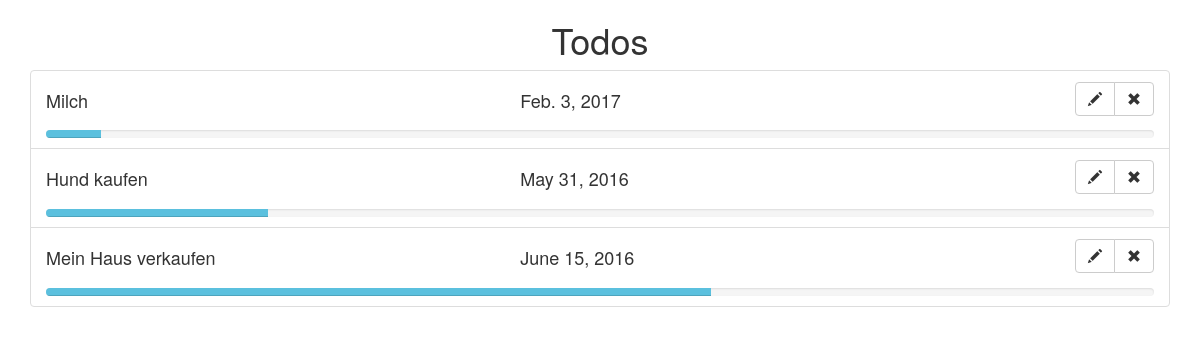
Before: /todos/index with the older database file.
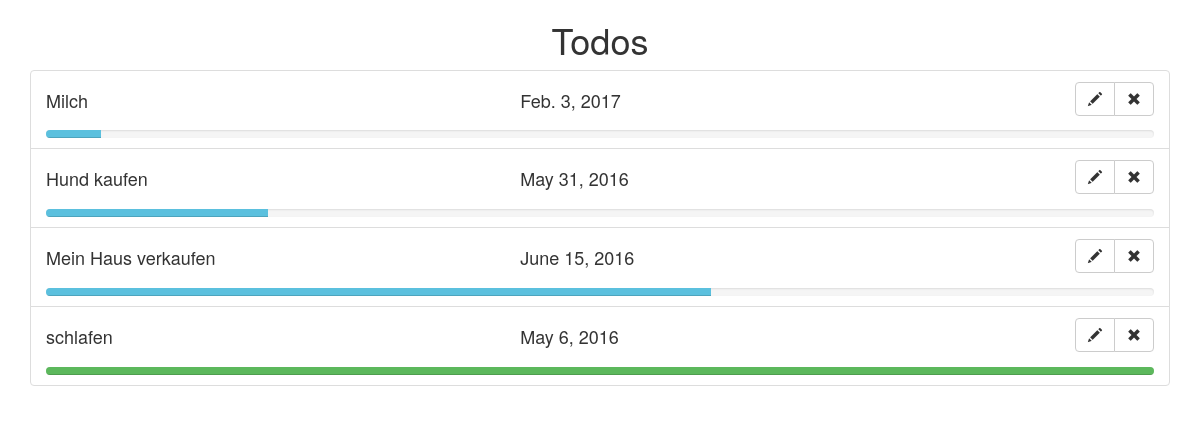
After: the same page with the newer database file.
### todos/models.py (models this page shows, shortened)
class Todo(models.Model):
    description = models.CharField(max_length=100)
    completed = models.BooleanField(default = False)
    progress = models.PositiveIntegerField(default=0,
        validators=[
            MaxValueValidator(100)
        ])
    due_date = models.DateField(default=timezone.now)

### todos/views.py (the view)
def index(request):
    all_todos = Todo.objects.all()
    context = { 'todo_list': all_todos }
    return render(request, 'todos/index.html', context)

### todos/templates/todos/index.html (shortened to what this page needs)
{% extends "todos/base.html" %}
{% block content %}
<h1 class="text-center">Todos</h1>
{% if todo_list %}
<ul class="list-group">
  {% for todo in todo_list %}
  <li class="list-group-item">
    <div class="row">
      <h4 class="col-sm-5 col-xs-5">
        {{todo.description}}
      </h4>
      <h4 class="col-sm-4 col-xs-3">{{todo.due_date}}</h4>
      <div class="col-sm-3 col-xs-4">
        <div class="btn-group pull-right">
          <a href="{% url 'todos:edit' todo_id=todo.pk %}" class="glyphicon glyphicon-pencil btn btn-default"></a>
          <a href="{% url 'todos:delete' todo_id=todo.pk %}" class="glyphicon glyphicon-remove btn btn-default"></a>
        </div>
      </div>
    </div>
    <div class="row">
      <div class="col-sm-12">
        {% if todo.progress == 100 %}
          <div class="progress" style="height:8px; margin-bottom:0px; margin-top:10px;"
              data-toggle="tooltip" data-placement="bottom" title="{{todo.progress}}%">
            <div class="progress-bar progress-bar-success" role="progressbar" style="width: {{todo.progress}}%;"></div>
          </div>
        {% else %}
          <div class="progress" style="height:8px; margin-bottom:0px; margin-top:10px;">
            <div class="progress-bar progress-bar-info" role="progressbar" style="width: {{todo.progress}}%;"></div>
          </div>
        {% endif %}
      </div>
    </div>
  </li>
  {% endfor %}
</ul>
{% else %}
<div class="alert alert-info" role="alert">
  There are currently no Todos
</div>
{% endif %}
{% endblock %}

Changed rows visible on the page:
added Todo: description "schlafen", due_date "May 6, 2016", progress 100 (drawn)
